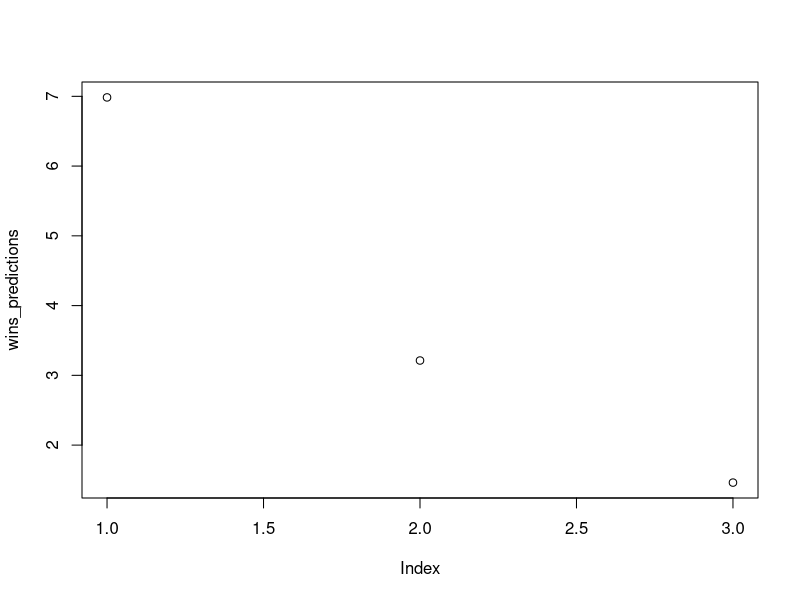

R code for this plot:
# install and load packages
install.packages("MASS")
install.packages("ggplot2")
library(MASS)
library(caTools)
library(ggplot2)

# set working directory
setwd("~/Desktop")

# import data 
fb_data <- read.csv('bigsky2019.csv')
fb_data <- fb_data[,3:15]

# view data
fb_data

wins_mean <- mean(fb_data$Wins)

# split data into training and testing 
split <- sample.split(fb_data$PPG, SplitRatio = 0.8)
training_set <- subset(fb_data, split == TRUE)
test_set <- subset(fb_data, split == FALSE)

# create linear model
fb_model <- lm(formula = Wins ~ PPG + PPG_Against + Rushing_Offense + Rushing_defense +
                 Passing_Offense + Passing_Defense, data = fb_data)

# view accuracy of model
summary(fb_model)

summary(fb_model)$coefficient

'p-value is .004123
Rushing_offense, Rushing_defend, Passing_Offense and Passing_defense variables have very low
significance in linear regression model'

# Create alternate model
fb_model_simple <- lm(formula = Wins ~ PPG + PPG_Against, data = fb_data)

# view accuracy of model
summary(fb_model_simple)
confint(fb_model_simple)
summary(fb_model_simple)$coefficients

'Second model with less variables has significantly better p-value (2.202e-06) in comparison
to the model which includes passing and rushing statistics'

'PPG and PPG_Against variables both of high significance to model'

# calculate Residual Standard error
sigma(fb_model_simple)/wins_mean

'92% of variance can be predicted by points and points against
  p-value 2.02e-06 highly significant, meaning predictor variables significantly correlated
    to outcome of wins
  RSE 0.6564 corresponding to 13.7% rate of error'

# run linear model
wins_predictions <- predict(fb_model_simple, newdata = test_set)

plot(wins_predictions)
